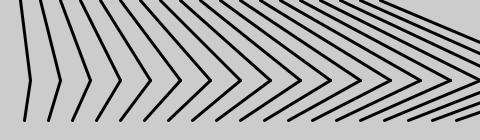
Frame 1 (no input)
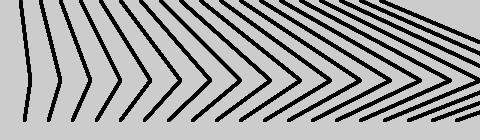
Frame 60 (the mouse pressed at the canvas centre just before this capture)
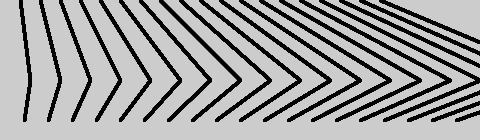
Frame 120 (the mouse held since frame 60 and released just before this capture)

The Processing sketch that drew these frames (run headless with seeded random() and noise(); from frame 60 on, the mouse is pressed at the canvas centre):

// Processing sketch: Example_4_9___Kinking_the_lines
// ── Example_4_9___Kinking_the_lines.pde
void setup() {
  size(480, 140); 
}

void draw(){

  strokeWeight(3);
  for (int i = 20; i < 400; i += 20) {
     line(i, 0, i + i/2, 80);
     line(i + i/2, 80, i * 1.2, 120);
  }

}
